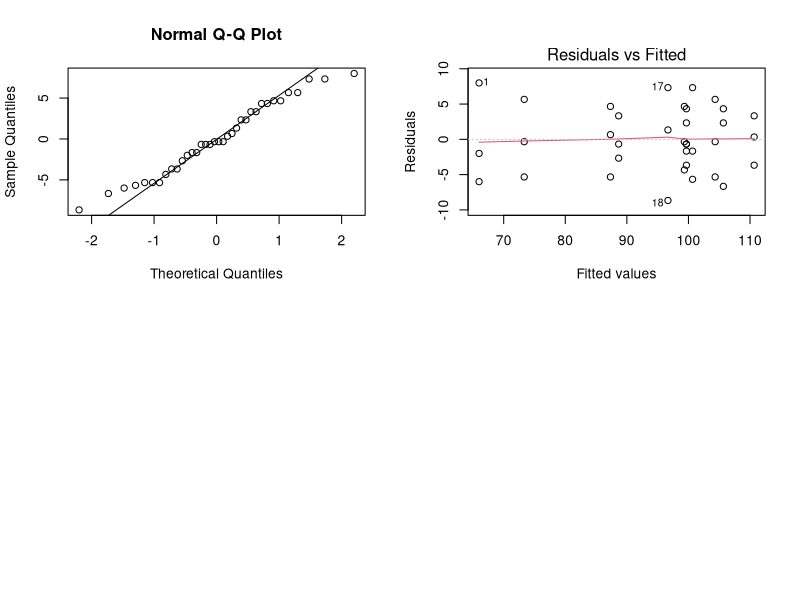
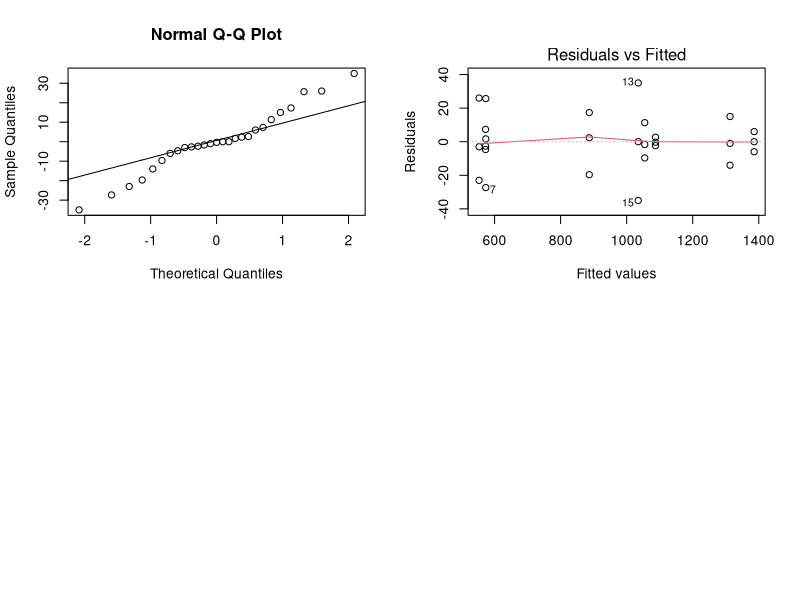

Write R code to recreate these figures, in order.
## ---- chunk 1
depth_of_cut <- c(0.15,0.15,0.15,0.18,0.18,0.18,0.2,0.2,0.2,0.25,0.25,
                  0.25,0.15,0.15,0.15,0.18,0.18,0.18,0.2,0.2,0.2,0.25,
                  0.25,0.25,0.15,0.15,0.15,0.18,0.18,0.18,0.2,0.2,0.2,
                  0.25,0.25,0.25)  
depth_of_cut <- factor(depth_of_cut)

feed_rate <- c(0.2,0.2,0.2,0.2,0.2,0.2,0.2,0.2,0.2,0.2,
               0.2,0.2,0.25,0.25,0.25,0.25,0.25,0.25,0.25,0.25,
               0.25,0.25,0.25,0.25,0.3,0.3,0.3,0.3,0.3,0.3,
               0.3,0.3,0.3,0.3,0.3,0.3)
feed_rate <- factor(feed_rate)

surface_finish <- c(74,64,60,79,68,73,82,88,92,99,
                    104,96,92,86,88,98,104,88,99,108,
                    95,104,110,99,99,98,102,104,99,95,
                    108,110,99,114,107,111)

df1 <- data.frame(depth_of_cut, feed_rate, surface_finish)
## ---- chunk 2
model1 <- lm(surface_finish ~ depth_of_cut + feed_rate + depth_of_cut*feed_rate,df1)
anova(model1)
## ---- chunk 3
par(mfrow = c(2,2))
qqnorm(model1$residuals)
qqline(model1$residuals)
plot(model1, 1)
## ---- chunk 4
mean_1 <- mean(df1[df1$feed_rate == 0.20,]$surface_finish)
mean_2 <- mean(df1[df1$feed_rate == 0.25,]$surface_finish)
mean_3 <- mean(df1[df1$feed_rate == 0.30,]$surface_finish)
## ---- chunk 5
Glass_Type <- c(1,1,1,2,2,2,3,3,3,1,1,1,2,2,
                2,3,3,3,1,1,1,2,2,2,3,3,3)
Glass_Type <- factor(Glass_Type)
Temperature <- c(100,100,100,100,100,100,100,
                 100,100,125,125,125,125,125,
                 125,125,125,125,150,150,150,
                 150,150,150,150,150,150)   
Light_Output <- c(580,568,570,550,530,
                  579,546,575,599,1090,
                  1087,1085,1070,1035,1000,
                  1045,1053,1066,1392,1380,
                  1386,1328,1312,1299,867,904,889)
df2 <- data.frame(Glass_Type,Temperature, Light_Output)
## ---- chunk 6
model2 <- lm(Light_Output ~ Glass_Type *(Temperature + I(Temperature^2)) , df2)
anova(model2)
## ---- chunk 7
glass_type1 <- lm(Light_Output ~ (Temperature + I(Temperature^2)), 
                  subset = Glass_Type == 1,data = df2 )
glass_type2 <- lm(Light_Output ~ (Temperature + I(Temperature^2)), 
                  subset = Glass_Type == 2,data = df2 )
glass_type3 <- lm(Light_Output ~ (Temperature + I(Temperature^2)), 
                  subset = Glass_Type == 3,data = df2 )
## ---- chunk 8
par(mfrow=c(2,2))
qqnorm(model2$residuals)
qqline(model2$residuals)
plot(model2,1)
